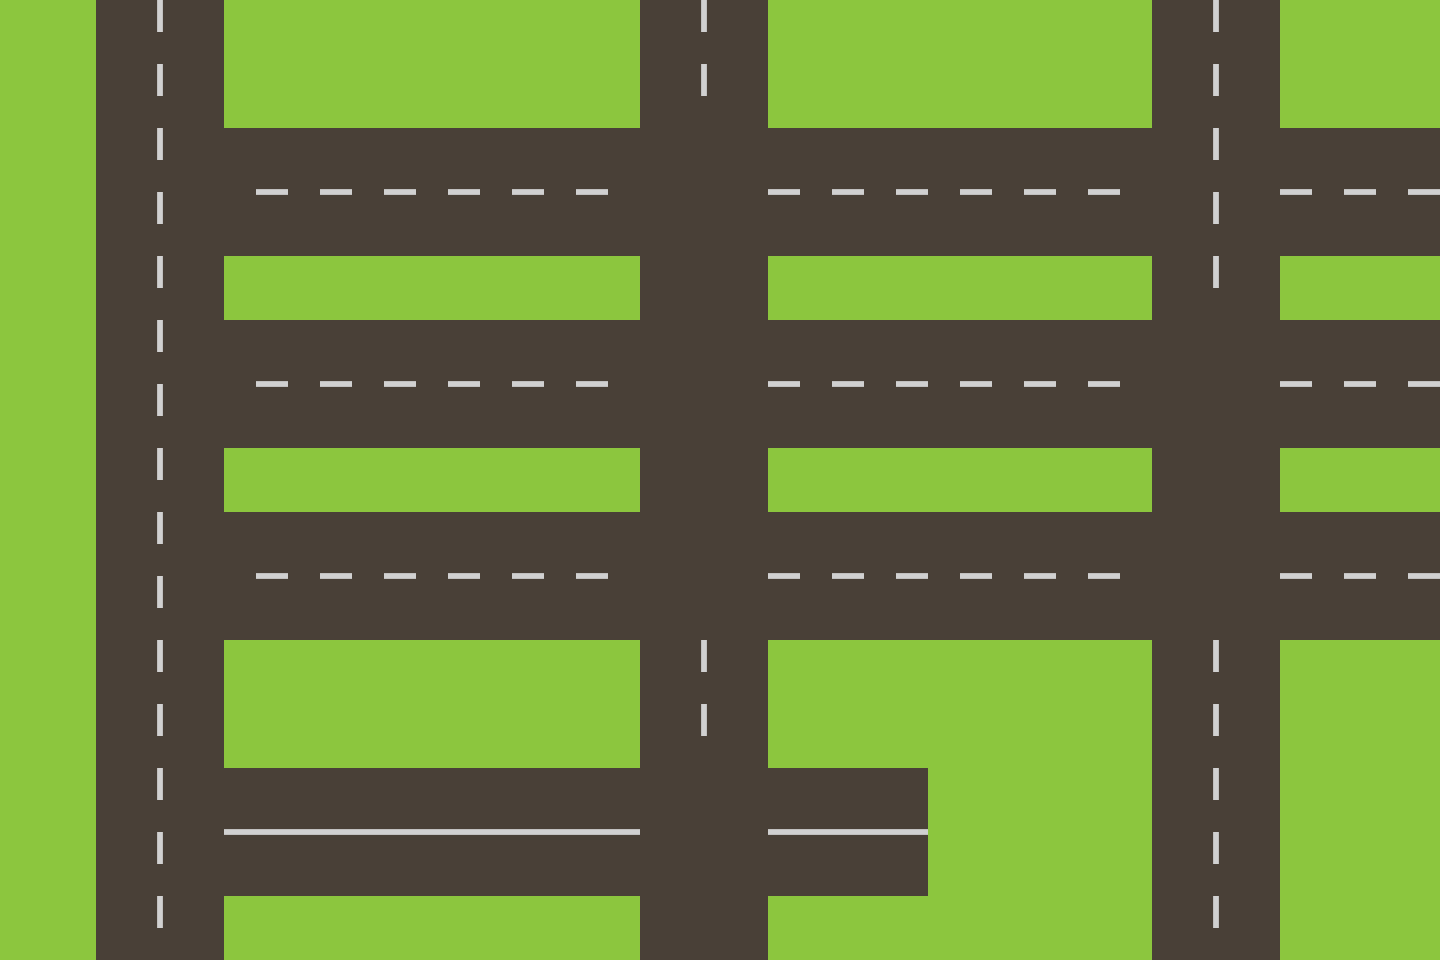

A 2D game scene composited from a Tiled map and its tileset images. What follows is a short description and the map's XML, with each tile layer's data collapsed to a summary:
An orthogonal 45x30 tile map with 32x32 px tiles, 1 tile layer (bg) and 1 object (startPoint).

<map version="1.0" orientation="orthogonal" width="45" height="30" tilewidth="32" tileheight="32">
 <tileset firstgid="1" name="mapTexture" tilewidth="32" tileheight="32">
  <image source="mapTexture.png" />
 </tileset>
 <layer name="bg" width="45" height="30">
  <data>[1350 cells, 1350 non-empty, 17 distinct tile ids]</data>
 </layer>
 <objectgroup name="obj" width="45" height="30">
  <object name="startPoint" x="186" y="827" width="9" height="6" />
 </objectgroup>
</map>